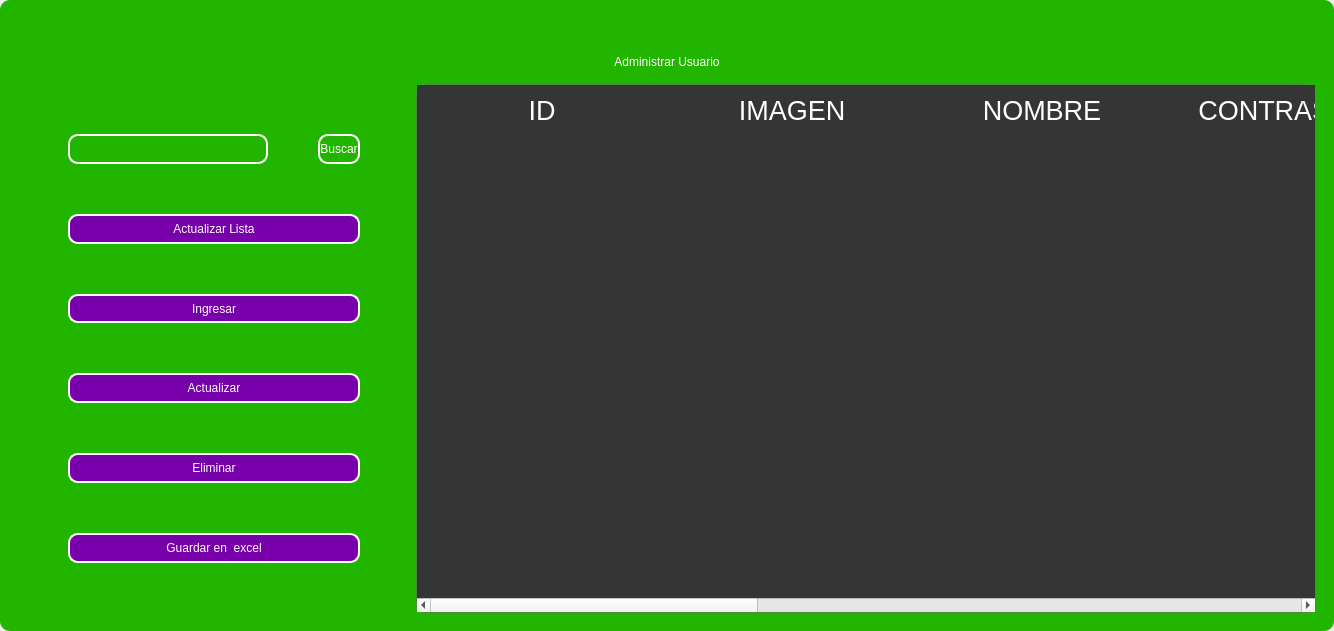
<?xml version="1.0" encoding="UTF-8"?>
<ui version="4.0">
 <class>MainWindow</class>
 <widget class="QMainWindow" name="MainWindow">
  <property name="geometry">
   <rect>
    <x>0</x>
    <y>0</y>
    <width>1303</width>
    <height>631</height>
   </rect>
  </property>
  <property name="windowTitle">
   <string>MainWindow</string>
  </property>
  <property name="styleSheet">
   <string notr="true"/>
  </property>
  <widget class="QWidget" name="centralwidget">
   <property name="styleSheet">
    <string notr="true"/>
   </property>
   <layout class="QVBoxLayout" name="verticalLayout">
    <property name="spacing">
     <number>0</number>
    </property>
    <property name="leftMargin">
     <number>0</number>
    </property>
    <property name="topMargin">
     <number>0</number>
    </property>
    <property name="rightMargin">
     <number>0</number>
    </property>
    <property name="bottomMargin">
     <number>0</number>
    </property>
    <item>
     <widget class="QFrame" name="frame">
      <property name="enabled">
       <bool>true</bool>
      </property>
      <property name="styleSheet">
       <string notr="true">
QFrame {
border-radius:10px;
background-color: rgb(33, 181, 0);
 }
</string>
      </property>
      <property name="frameShape">
       <enum>QFrame::StyledPanel</enum>
      </property>
      <property name="frameShadow">
       <enum>QFrame::Raised</enum>
      </property>
      <layout class="QVBoxLayout" name="verticalLayout_2">
       <item>
        <widget class="QFrame" name="frame_superior">
         <property name="minimumSize">
          <size>
           <width>0</width>
           <height>40</height>
          </size>
         </property>
         <property name="maximumSize">
          <size>
           <width>16777215</width>
           <height>40</height>
          </size>
         </property>
         <property name="styleSheet">
          <string notr="true">QPushButton{
border-radius:18px;
}

QPushButton:hover{
	background-color: rgb(0, 0, 0);
}
</string>
         </property>
         <property name="frameShape">
          <enum>QFrame::StyledPanel</enum>
         </property>
         <property name="frameShadow">
          <enum>QFrame::Raised</enum>
         </property>
         <layout class="QHBoxLayout" name="horizontalLayout_3">
          <property name="spacing">
           <number>4</number>
          </property>
          <property name="leftMargin">
           <number>0</number>
          </property>
          <property name="topMargin">
           <number>0</number>
          </property>
          <property name="rightMargin">
           <number>0</number>
          </property>
          <property name="bottomMargin">
           <number>0</number>
          </property>
          <item>
           <widget class="QPushButton" name="btn_icon">
            <property name="text">
             <string/>
            </property>
            <property name="iconSize">
             <size>
              <width>40</width>
              <height>40</height>
             </size>
            </property>
           </widget>
          </item>
          <item>
           <spacer name="horizontalSpacer_2">
            <property name="orientation">
             <enum>Qt::Horizontal</enum>
            </property>
            <property name="sizeHint" stdset="0">
             <size>
              <width>443</width>
              <height>20</height>
             </size>
            </property>
           </spacer>
          </item>
          <item>
           <widget class="QPushButton" name="btn_exit">
            <property name="minimumSize">
             <size>
              <width>38</width>
              <height>38</height>
             </size>
            </property>
            <property name="maximumSize">
             <size>
              <width>38</width>
              <height>38</height>
             </size>
            </property>
            <property name="cursor">
             <cursorShape>PointingHandCursor</cursorShape>
            </property>
            <property name="text">
             <string/>
            </property>
            <property name="iconSize">
             <size>
              <width>35</width>
              <height>35</height>
             </size>
            </property>
           </widget>
          </item>
          <item>
           <widget class="QPushButton" name="bt_minimizar">
            <property name="minimumSize">
             <size>
              <width>38</width>
              <height>38</height>
             </size>
            </property>
            <property name="maximumSize">
             <size>
              <width>38</width>
              <height>38</height>
             </size>
            </property>
            <property name="cursor">
             <cursorShape>PointingHandCursor</cursorShape>
            </property>
            <property name="text">
             <string/>
            </property>
            <property name="icon">
             <iconset>
              <normaloff>image/minus.svg</normaloff>image/minus.svg</iconset>
            </property>
            <property name="iconSize">
             <size>
              <width>38</width>
              <height>38</height>
             </size>
            </property>
           </widget>
          </item>
          <item>
           <widget class="QPushButton" name="bt_maximizar">
            <property name="minimumSize">
             <size>
              <width>38</width>
              <height>38</height>
             </size>
            </property>
            <property name="maximumSize">
             <size>
              <width>38</width>
              <height>38</height>
             </size>
            </property>
            <property name="cursor">
             <cursorShape>PointingHandCursor</cursorShape>
            </property>
            <property name="text">
             <string/>
            </property>
            <property name="icon">
             <iconset>
              <normaloff>image/chevron-up.svg</normaloff>image/chevron-up.svg</iconset>
            </property>
            <property name="iconSize">
             <size>
              <width>38</width>
              <height>38</height>
             </size>
            </property>
           </widget>
          </item>
          <item>
           <widget class="QPushButton" name="bt_restaurar">
            <property name="minimumSize">
             <size>
              <width>38</width>
              <height>38</height>
             </size>
            </property>
            <property name="maximumSize">
             <size>
              <width>38</width>
              <height>38</height>
             </size>
            </property>
            <property name="cursor">
             <cursorShape>PointingHandCursor</cursorShape>
            </property>
            <property name="text">
             <string/>
            </property>
            <property name="icon">
             <iconset>
              <normaloff>image/chevron-down.svg</normaloff>image/chevron-down.svg</iconset>
            </property>
            <property name="iconSize">
             <size>
              <width>38</width>
              <height>38</height>
             </size>
            </property>
           </widget>
          </item>
          <item>
           <widget class="QPushButton" name="bt_cerrar">
            <property name="minimumSize">
             <size>
              <width>38</width>
              <height>38</height>
             </size>
            </property>
            <property name="maximumSize">
             <size>
              <width>38</width>
              <height>38</height>
             </size>
            </property>
            <property name="cursor">
             <cursorShape>PointingHandCursor</cursorShape>
            </property>
            <property name="text">
             <string/>
            </property>
            <property name="icon">
             <iconset>
              <normaloff>image/x.svg</normaloff>image/x.svg</iconset>
            </property>
            <property name="iconSize">
             <size>
              <width>38</width>
              <height>38</height>
             </size>
            </property>
           </widget>
          </item>
         </layout>
        </widget>
       </item>
       <item>
        <widget class="QLabel" name="label">
         <property name="styleSheet">
          <string notr="true">font: 30pt &quot;MS Shell Dlg 2&quot;;
color: rgb(255, 255, 255);</string>
         </property>
         <property name="text">
          <string>Administrar Usuario</string>
         </property>
         <property name="alignment">
          <set>Qt::AlignCenter</set>
         </property>
        </widget>
       </item>
       <item>
        <widget class="QFrame" name="frame_3">
         <property name="frameShape">
          <enum>QFrame::StyledPanel</enum>
         </property>
         <property name="frameShadow">
          <enum>QFrame::Raised</enum>
         </property>
         <layout class="QHBoxLayout" name="horizontalLayout_4">
          <item>
           <layout class="QVBoxLayout" name="verticalLayout_4">
            <property name="spacing">
             <number>50</number>
            </property>
            <property name="leftMargin">
             <number>50</number>
            </property>
            <property name="topMargin">
             <number>50</number>
            </property>
            <property name="rightMargin">
             <number>50</number>
            </property>
            <property name="bottomMargin">
             <number>50</number>
            </property>
            <item>
             <layout class="QHBoxLayout" name="horizontalLayout">
              <item>
               <widget class="QLineEdit" name="searchtxt">
                <property name="minimumSize">
                 <size>
                  <width>200</width>
                  <height>30</height>
                 </size>
                </property>
                <property name="maximumSize">
                 <size>
                  <width>150</width>
                  <height>16777215</height>
                 </size>
                </property>
                <property name="styleSheet">
                 <string notr="true">QLabel {
	color: rgb(255, 255, 254);
	font: 12pt &quot;Arial&quot;;
	background-color: rgba(0, 0, 0,0);
}

QTextEdit{
background-color: rgba(0, 0, 0,0);
border-radius:10px; 
font: 12pt &quot;Arial&quot;;
color: rgb(255, 255, 254);
border: 2px solid  rgb(255, 255, 255);

}

QTextEdit:hover{
background-color: rgba(0, 0, 0,0);
border-radius:10px; 
font: 12pt &quot;Arial&quot;;
border: 2px solid  rgb(120, 0, 171);
}

QTextEdit:focus{
background-color: rgb(0, 0, 0);
border-radius:10px; 
font: 12pt &quot;Arial&quot;;
border: 2px solid rgb(120, 0, 171);
}

QLineEdit{
background-color: rgba(0, 0, 0,0);
border-radius:10px; 
font: 12pt &quot;Arial&quot;;
color: rgb(255, 255, 254);
border: 2px solid  rgb(255, 255, 255);

}

QLineEdit:hover{
background-color: rgba(0, 0, 0,0);
border-radius:10px; 
font: 12pt &quot;Arial&quot;;
border: 2px solid  rgb(120, 0, 171);
}

QLineEdit:focus{
background-color: rgb(0, 0, 0);
border-radius:10px; 
font: 12pt &quot;Arial&quot;;
border: 2px solid rgb(120, 0, 171);
}

QCheckBox{
	font: 12pt &quot;Arial&quot;;
	color: rgb(255, 255, 255);
}

QCheckBox::indicator {
    width: 18px;
    height:18px;
}

QCheckBox::indicator:unchecked {
   background-image: url(image/square.svg);
}

QCheckBox::indicator:checked {
   background-image: url(image/check-square.svg);
}

QPushButton{
border-radius:10px; 
font: 12pt &quot;Arial&quot;;
color: rgb(255, 255, 254);
border: 2px solid #ffffff;
}

QPushButton:hover{
border-radius:10px; 
font: 12pt &quot;Arial&quot;;
color: rgb(255, 255, 255);
border: 2px solid rgb(120, 0, 171);
	background-color: rgb(120, 0, 171);
}
</string>
                </property>
               </widget>
              </item>
              <item>
               <widget class="QPushButton" name="btn_search">
                <property name="minimumSize">
                 <size>
                  <width>0</width>
                  <height>15</height>
                 </size>
                </property>
                <property name="maximumSize">
                 <size>
                  <width>100</width>
                  <height>50</height>
                 </size>
                </property>
                <property name="cursor">
                 <cursorShape>PointingHandCursor</cursorShape>
                </property>
                <property name="styleSheet">
                 <string notr="true">QPushButton{
border-radius:10px; 
font: 12pt &quot;Arial&quot;;
color: rgb(255, 255, 254);
border: 2px solid #ffffff;
}

QPushButton:hover{
border-radius:10px; 
font: 12pt &quot;Arial&quot;;
color: rgb(255, 255, 255);
border: 2px solid rgb(120, 0, 171);
	background-color: rgb(120, 0, 171);
}</string>
                </property>
                <property name="text">
                 <string>Buscar</string>
                </property>
               </widget>
              </item>
             </layout>
            </item>
            <item>
             <widget class="QPushButton" name="btn_get">
              <property name="minimumSize">
               <size>
                <width>50</width>
                <height>0</height>
               </size>
              </property>
              <property name="maximumSize">
               <size>
                <width>300</width>
                <height>50</height>
               </size>
              </property>
              <property name="cursor">
               <cursorShape>PointingHandCursor</cursorShape>
              </property>
              <property name="styleSheet">
               <string notr="true">QPushButton{
border-radius:10px; 
font: 12pt &quot;Arial&quot;;
color: rgb(255, 255, 254);
border: 2px solid #ffffff;
	background-color: rgb(120, 0, 171);
}

QPushButton:hover{
border-radius:10px; 
font: 12pt &quot;Arial&quot;;
color: rgb(255, 255, 255);
border: 2px solid rgb(120, 0, 171);
	background-color: rgb(120, 0, 171);
}</string>
              </property>
              <property name="text">
               <string>Actualizar Lista</string>
              </property>
              <property name="iconSize">
               <size>
                <width>35</width>
                <height>35</height>
               </size>
              </property>
             </widget>
            </item>
            <item>
             <widget class="QPushButton" name="btn_add">
              <property name="maximumSize">
               <size>
                <width>300</width>
                <height>50</height>
               </size>
              </property>
              <property name="cursor">
               <cursorShape>PointingHandCursor</cursorShape>
              </property>
              <property name="styleSheet">
               <string notr="true">QPushButton{
border-radius:10px; 
font: 12pt &quot;Arial&quot;;
color: rgb(255, 255, 254);
border: 2px solid #ffffff;
	background-color: rgb(120, 0, 171);
}

QPushButton:hover{
border-radius:10px; 
font: 12pt &quot;Arial&quot;;
color: rgb(255, 255, 255);
border: 2px solid rgb(120, 0, 171);
	background-color: rgb(120, 0, 171);
}</string>
              </property>
              <property name="text">
               <string>Ingresar</string>
              </property>
              <property name="iconSize">
               <size>
                <width>35</width>
                <height>35</height>
               </size>
              </property>
             </widget>
            </item>
            <item>
             <widget class="QPushButton" name="btn_update">
              <property name="maximumSize">
               <size>
                <width>300</width>
                <height>50</height>
               </size>
              </property>
              <property name="cursor">
               <cursorShape>PointingHandCursor</cursorShape>
              </property>
              <property name="styleSheet">
               <string notr="true">QPushButton{
border-radius:10px; 
font: 12pt &quot;Arial&quot;;
color: rgb(255, 255, 254);
border: 2px solid #ffffff;
	background-color: rgb(120, 0, 171);
}

QPushButton:hover{
border-radius:10px; 
font: 12pt &quot;Arial&quot;;
color: rgb(255, 255, 255);
border: 2px solid rgb(120, 0, 171);
	background-color: rgb(120, 0, 171);
}</string>
              </property>
              <property name="text">
               <string>Actualizar</string>
              </property>
              <property name="iconSize">
               <size>
                <width>35</width>
                <height>35</height>
               </size>
              </property>
             </widget>
            </item>
            <item>
             <widget class="QPushButton" name="btn_delete">
              <property name="maximumSize">
               <size>
                <width>300</width>
                <height>50</height>
               </size>
              </property>
              <property name="cursor">
               <cursorShape>PointingHandCursor</cursorShape>
              </property>
              <property name="styleSheet">
               <string notr="true">QPushButton{
border-radius:10px; 
font: 12pt &quot;Arial&quot;;
color: rgb(255, 255, 254);
border: 2px solid #ffffff;
	background-color: rgb(120, 0, 171);
}

QPushButton:hover{
border-radius:10px; 
font: 12pt &quot;Arial&quot;;
color: rgb(255, 255, 255);
border: 2px solid rgb(120, 0, 171);
	background-color: rgb(120, 0, 171);
}</string>
              </property>
              <property name="text">
               <string>Eliminar</string>
              </property>
              <property name="iconSize">
               <size>
                <width>35</width>
                <height>35</height>
               </size>
              </property>
             </widget>
            </item>
            <item>
             <widget class="QPushButton" name="btn_excel">
              <property name="minimumSize">
               <size>
                <width>0</width>
                <height>0</height>
               </size>
              </property>
              <property name="maximumSize">
               <size>
                <width>300</width>
                <height>50</height>
               </size>
              </property>
              <property name="cursor">
               <cursorShape>PointingHandCursor</cursorShape>
              </property>
              <property name="styleSheet">
               <string notr="true">QPushButton{
border-radius:10px; 
font: 12pt &quot;Arial&quot;;
color: rgb(255, 255, 254);
border: 2px solid #ffffff;
	background-color: rgb(120, 0, 171);
}

QPushButton:hover{
border-radius:10px; 
font: 12pt &quot;Arial&quot;;
color: rgb(255, 255, 255);
border: 2px solid rgb(120, 0, 171);
	background-color: rgb(120, 0, 171);
}</string>
              </property>
              <property name="text">
               <string>Guardar en  excel</string>
              </property>
              <property name="iconSize">
               <size>
                <width>35</width>
                <height>35</height>
               </size>
              </property>
             </widget>
            </item>
           </layout>
          </item>
          <item>
           <widget class="QTableWidget" name="table_user">
            <property name="minimumSize">
             <size>
              <width>900</width>
              <height>0</height>
             </size>
            </property>
            <property name="maximumSize">
             <size>
              <width>700</width>
              <height>16777215</height>
             </size>
            </property>
            <property name="styleSheet">
             <string notr="true">QTableView {

	border: 1px solid rgba(255,255,255,40);
	border-bottom-right-radius: 7px; 
	border-bottom-left-radius: 7px; 
	color: white;
	font: 15pt &quot;MS Shell Dlg 2&quot;;
	background-color: rgb(53, 53, 53);
}

QHeaderView::section {
background-color: rgb(53, 53, 53);
color: white;
border: none;
height: 50px;
font-size: 20pt;
}

QTableView::item {
    border-style: none;
    border-bottom: 1px solid rgba(255,255,255,50);
    padding-left: auto;
    padding-right: auto;
}

QTableView::item:selected{
	border: none;
	color: rgb(255, 255, 255);
    background-color: rgba(255, 255, 255, 50);
}
</string>
            </property>
            <property name="editTriggers">
             <set>QAbstractItemView::NoEditTriggers</set>
            </property>
            <attribute name="horizontalHeaderDefaultSectionSize">
             <number>250</number>
            </attribute>
            <column>
             <property name="text">
              <string>ID</string>
             </property>
            </column>
            <column>
             <property name="text">
              <string>IMAGEN</string>
             </property>
            </column>
            <column>
             <property name="text">
              <string>NOMBRE</string>
             </property>
            </column>
            <column>
             <property name="text">
              <string>CONTRASEÑA</string>
             </property>
            </column>
            <column>
             <property name="text">
              <string>CORREO</string>
             </property>
            </column>
            <column>
             <property name="text">
              <string>TEL.CONTACTO</string>
             </property>
            </column>
            <column>
             <property name="text">
              <string>DIRECCION</string>
             </property>
            </column>
            <column>
             <property name="text">
              <string>ROL</string>
             </property>
            </column>
           </widget>
          </item>
         </layout>
        </widget>
       </item>
      </layout>
     </widget>
    </item>
   </layout>
  </widget>
 </widget>
 <resources/>
 <connections/>
</ui>
